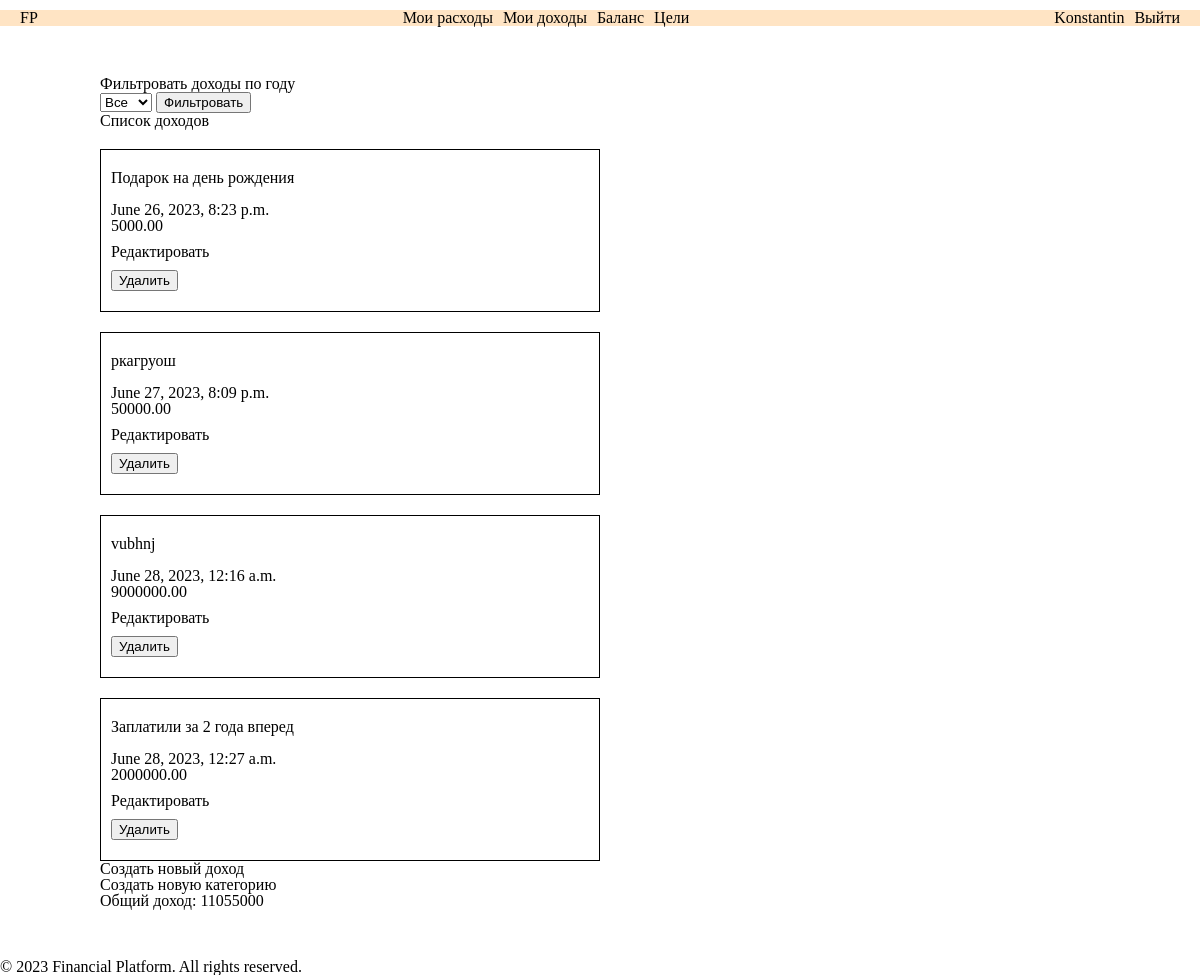
/incomes/ (signed in), run on an earlier commit of the app's database.
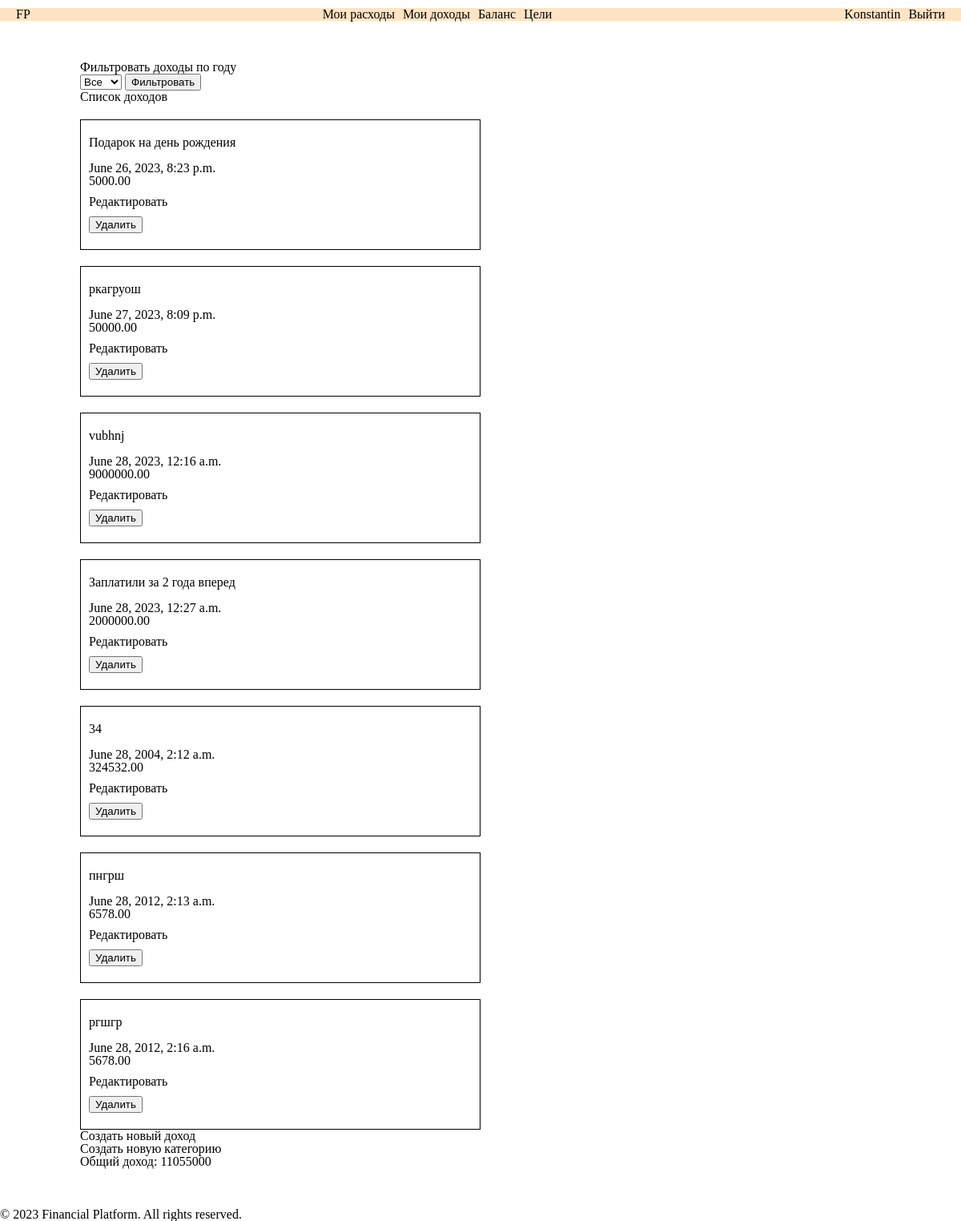
And on a later commit of the database.
### incomes/models.py (models this page shows, shortened)
class Income(models.Model):
    income_id = models.AutoField(primary_key=True)
    user = models.ForeignKey(User, on_delete=models.CASCADE)
    income_name = models.CharField(max_length=255, blank=True)
    categories = models.ManyToManyField(IncomeCategory)
    date = models.DateTimeField(default=timezone.now)
    amount = models.DecimalField(max_digits=10, decimal_places=2)
    description = models.TextField(blank=True)

### incomes/views.py (the view)
# urls.py: path('', income_list, name='income_list'),
@login_required
def income_list(request):
    selected_year = request.GET.get('year')
    year = datetime.date.today().year
    month = datetime.date.today().month
    user = request.user
    if selected_year:
        incomes = Income.objects.filter(date__year=selected_year, user=user)
        total_income_sum = calculate_total_income(selected_year, month, user)
    else:
        incomes = Income.objects.filter(user=user)
        total_income_sum = calculate_total_income(year, month, user)
    income_years = Income.objects.filter(user=user).values('date__year').distinct().order_by('-date__year')
    context = {
        'incomes': incomes,
        'total_income_sum': total_income_sum,
        'selected_year': selected_year,
        'income_years': income_years,
    }
    return render(request, 'incomes/income_list.html', context)

### incomes/views.py (called while the page is built)
def calculate_total_income(year, month, user):
    incomes = Income.objects.filter(date__year=year, date__month=month, user=user)
    total_income = incomes.aggregate(Sum('amount'))['amount__sum'] or Decimal('0')
    return total_income

### incomes/templates/incomes/income_list.html (shortened to what this page needs)
{% extends 'base.html' %}
{% load static %}
{% block content %}
  <div class="expenses">
    <h2>Фильтровать доходы по году</h2>
    <form method="GET">
      <select name="year">
        <option value="">Все</option>
      </select>
      <button type="submit">Фильтровать</button>
    </form>
    <h2>Список доходов</h2>
      {% for income in incomes %}
      {% if income.user == request.user %}
      <div class="card">
        <p>{{ income.income_name }} <br>{{ income.category.name }} <br> {{ income.date }} <br> {{ income.amount }} <br> {{ income.description }}</p>
        <a href="{% url 'income_edit' income.income_id %}">Редактировать</a>
        <form method="POST" action="{% url 'income_delete' income.income_id %}">
          <button type="submit">Удалить</button>
        </form>
      </div>
      {% endif %}
      {% empty %}
        <p>Нет доступных доходов.</p>
      {% endfor %}
    <a href="{% url 'income_create' %}">Создать новый доход</a> <br>
    <a class="create-category" href="{% url 'income_category_create' %}">Создать новую категорию</a>
    <p>Общий доход: {{ total_income_sum }}</p>
  </div>
{% endblock %}

### templates/base.html (shortened to what this page needs)
{% load static %}
<!DOCTYPE html>
<html>
<head>
    <link rel="stylesheet" href="{% static 'reset.css' %}">
    <link rel="stylesheet" href="{% static 'base.css' %}">
    <link rel="stylesheet" href="{% static 'balance/css/balance.css' %}">
    <link rel="stylesheet" href="{% static 'expenses/css/expenses.css' %}">
    <link rel="stylesheet" href="{% static 'authentication/css/login.css' %}">
    <link rel="stylesheet" href="{% static 'authentication/css/register.css' %}">
    <link rel="stylesheet" href="{% static 'goals/css/goals.css' %}">
</head>
<body>
    <header class="header header__flex">
        <a class="header__logo" href="{% url 'index' %}">FP</a>
        <nav class="header__nav">
            <ul class="header__ul">
                <li><a class="header__link" href="{% url 'expense_list' %}">Мои расходы</a></li>
                <li><a class="header__link" href="{% url 'income_list' %}">Мои доходы</a></li>
                <li><a class="header__link" href="{% url 'balance' %}">Баланс</a></li>
                <li><a class="header__link" href="{% url 'goal_list' %}">Цели</a></li>
            </ul>
        </nav>
        <menu>
            {% if user.is_authenticated %}
                <ul class="header__ul">
                    <li>{{ user.username }}</li>
                    <li><a class="header__reg-link" href="{% url 'logout' %}">Выйти</a></li>
                </ul>
            {% else %}
                <ul class="header__ul">
                    <li><a class="header__reg-link" class="header__link" href="{% url 'register' %}">Зарегистрироваться</a></li>
                    <li><a class="header__reg-link" class="header__link" href="{% url 'login' %}">Войти</a></li>
                </ul>
            {% endif %}
        </menu>
    </header>
    <main>
        {% block content %}
        {% endblock %}
    </main>
    <footer class="footer">
        <p>&copy; 2023 Financial Platform. All rights reserved.</p>
    </footer>
</body>
</html>

### authentication/static/base.css (style rules this page uses)
a { color: #000; text-decoration: none; }
.header { padding: 0 20px; margin-top: 10px; margin-bottom: 50px; background-color: bisque; }
.header__flex { display: flex; justify-content: space-between; align-items: center; }
.header__ul { display: flex; justify-content: space-between; align-items: center; gap: 10px; }
.header__link { transition: .3s ease-in-out; }
nav { display: flex; justify-content: center; align-items: center; gap: 20px; }
.footer { margin-top: 50px; }

### balance/static/balance/css/balance.css (style rules this page uses)
.expenses { max-width: 100%; margin: 0 auto; }
.card { max-width: 500px; margin-top: 20px; border: 1px solid #000; box-sizing: border-box; padding: 10px; }
.card > * { margin: 10px 0; }

### expenses/static/expenses/css/expenses.css (style rules this page uses)
.expenses { max-width: 1000px; margin: 0 auto; }

What changed in the data, as far as the page shows it:
added Income: income_name "34", date "June 28, 2004, 2:12 a.m.", amount "324532.00"
added Income: income_name "пнгрш", date "June 28, 2012, 2:13 a.m.", amount "6578.00"
added Income: income_name "ргшгр", date "June 28, 2012, 2:16 a.m.", amount "5678.00"
